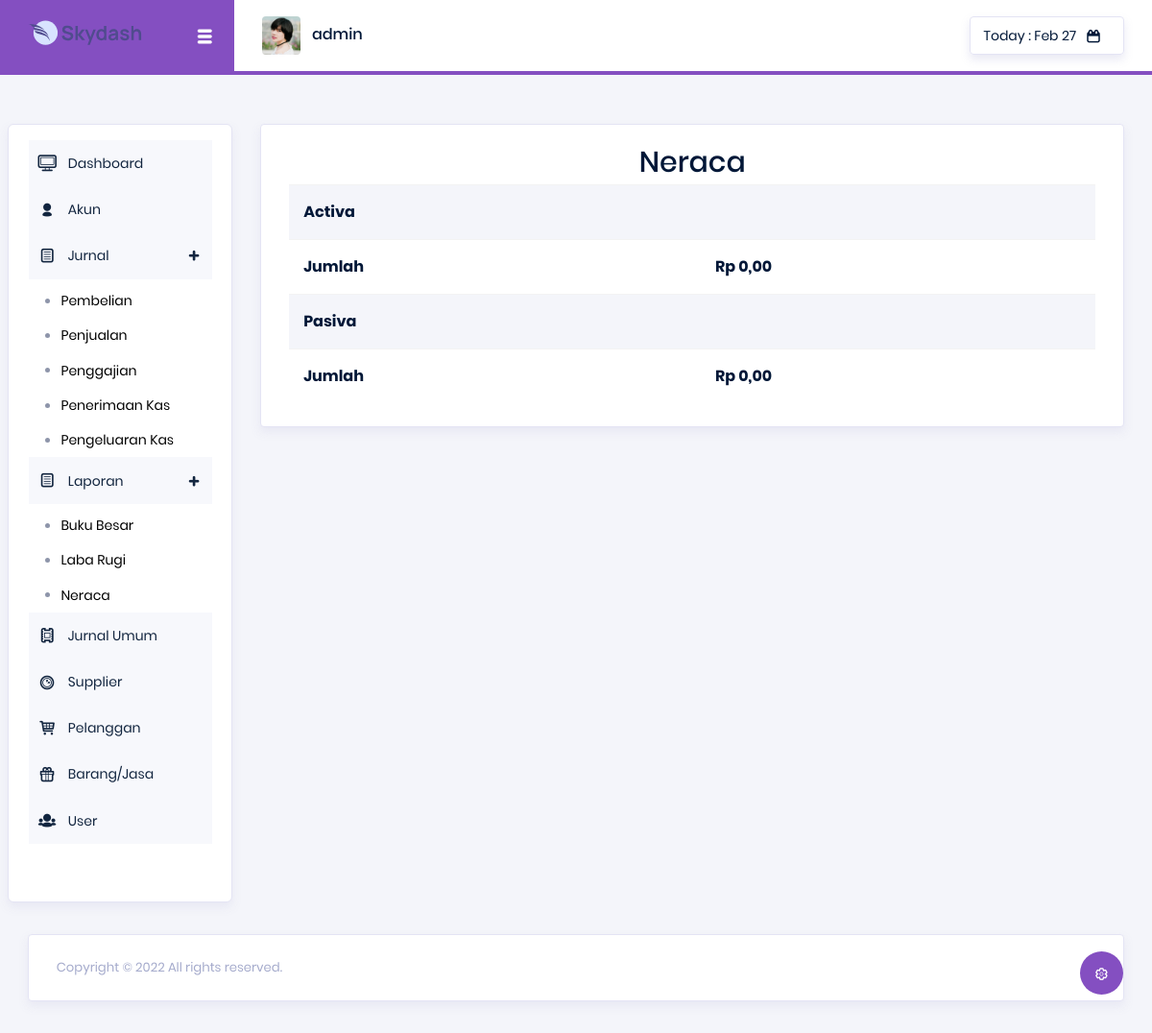
Before: /index.php?menu=neraca (signed in) with the older database file.
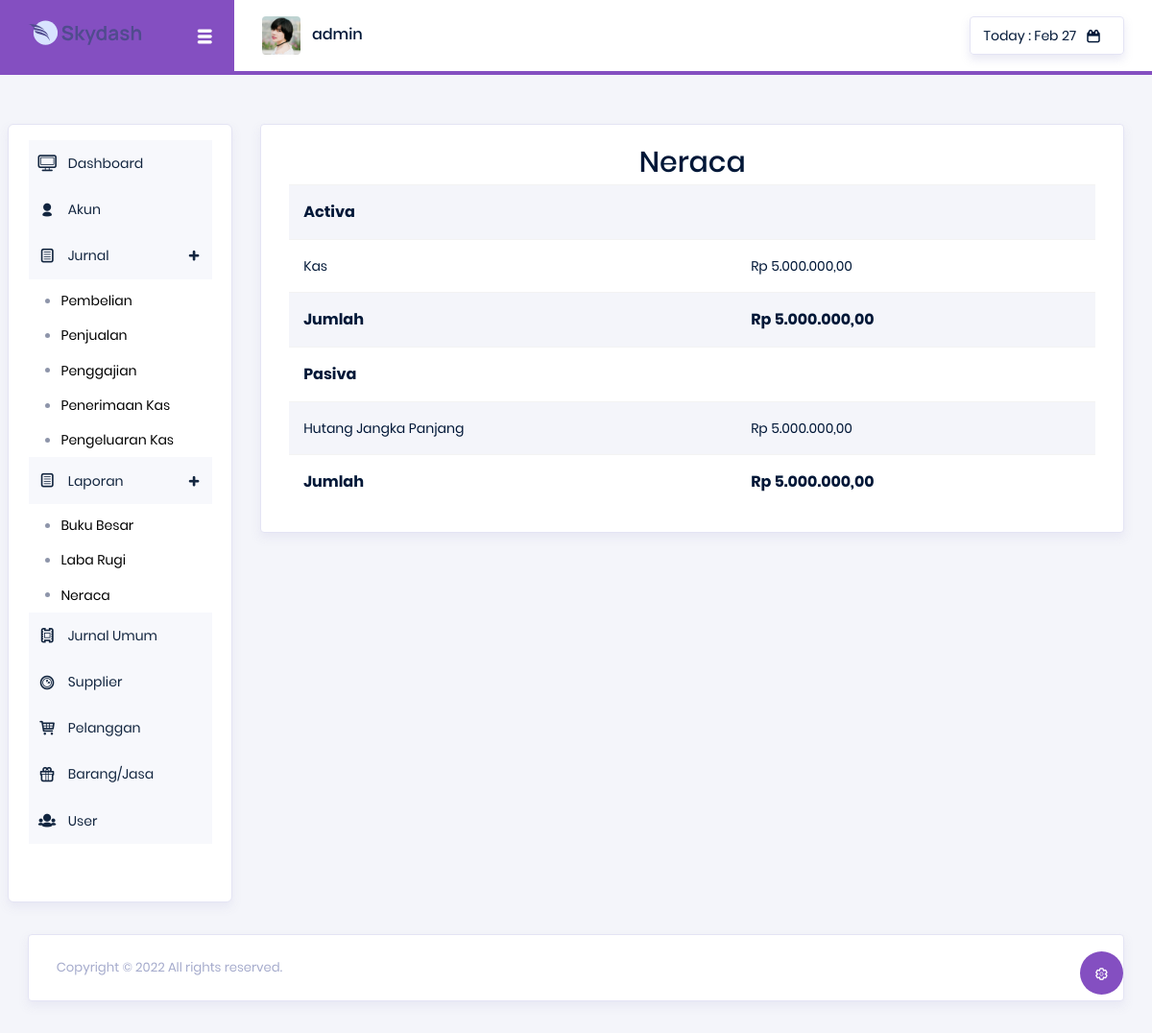
After: the same page with the newer database file.
### tables this page shows
CREATE TABLE `neraca` (
  `id` int NOT NULL,
  `kode_jurnal` varchar(20) NOT NULL,
  `no_akun` int NOT NULL,
  `akun` varchar(100) NOT NULL,
  `saldo` int NOT NULL,
  `jenis_akun` int NOT NULL
);

### pages/neraca.php (the view)
<div class="main-panel">
    <div class="content-wrapper">
        <div class="row">
            <div class="col-lg-12 grid-margin stretch-card">
                <div class="card">
                    <div class="card-body">
                        <center><h3>Neraca</h3></center>
                        <div class="table-responsive">
                            <table class="table table-striped">
                                <tr>
                                    <th>Activa</th>
                                    <th></th>
                                </tr>
                                <?php
                                $arr10[] = 0;
                                $sql = mysqli_query($koneksi, "SELECT * FROM neraca where jenis_akun = 0 order by no_akun ASC") or die(mysqli_error());
                                while ($data = mysqli_fetch_object($sql)){
                                    $total_debit = "Rp " . number_format($data->saldo,2,',','.');
                                    $arr10[] = $data->saldo;
                                    echo"
                                        <tr>
                                            <td>$data->akun</td>
                                            <td>$total_debit</td>
                                    </tr>";
                                };
                                if($arr10 > 0){
                                    $t10 = array_sum($arr10);
                                }else{
                                    $t10 = 0;
                                }
                                ?>
                                <tr>
                                    <th>Jumlah</th>
                                    <?php
                                        $semua = $t10;
                                        $tot = "Rp " . number_format($semua,2,',','.');
                                        echo "<th>$tot</th>";
                                    ?>
                                </tr>
                                <tr>
                                    <th>Pasiva</th>
                                    <th></th>
                                </tr>
                                <?php
                                $arr20[] = 0;
                                $sql = mysqli_query($koneksi, "SELECT * FROM neraca where jenis_akun = 1 order by no_akun ASC") or die(mysqli_error());
                                while ($data = mysqli_fetch_object($sql)){
                                    $total_kredit = "Rp " . number_format($data->saldo,2,',','.');
                                    $arr20[] = $data->saldo;
                                    echo"
                                        <tr>
                                            <td>$data->akun</td>
                                            <td>$total_kredit</td>
                                    </tr>";
                                };
                                if($arr20 > 0){
                                    $t20 = array_sum($arr20);
                                }else{
                                    $t20 = 0;
                                }
                                ?>
                                <tr>
                                    <th>Jumlah</th>
                                    <?php
                                        $semua = $t20;
                                        $tot = "Rp " . number_format($semua,2,',','.');
                                        echo "<th>$tot</th>";
                                    ?>
                                </tr>
                            </table>
                        </div></div>
                    </div>
                </div>
            </div>
        </div>
    </div>
</div>

Changed rows visible on the page:
added neraca: akun "Kas", saldo "Rp 5.000.000,00", shown under "Neraca"
added neraca: akun "Hutang Jangka Panjang", saldo "Rp 5.000.000,00"
Other visible differences:
$tot: "Rp 0,00" → "Rp 5.000.000,00"
